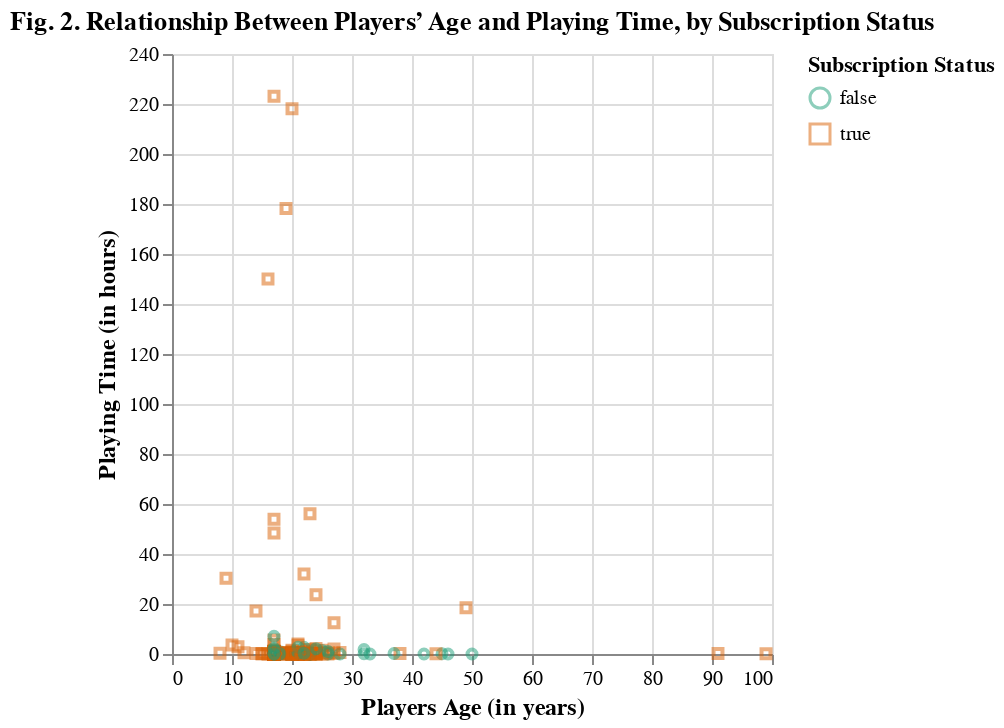

This figure's notebook cell:
### Markdown cell above
The visualization shows the relationship between players’ age (in years) and their playing time (in hours). The majority of players have fewer than 20 hours of playtime and are between approximately 15 to 30 years old. There are also a few outliers, with some players having logged over 150–220 hours of playtime.

Next, let's colour the data points based on newsletter subscription to see whether any noticeable patterns emerge between age, playing time, and subscription status.

### Code cell
players_plot_classified = alt.Chart(players_tidy, title="Fig. 2. Relationship Between Players’ Age and Playing Time, by Subscription Status").mark_point(size=20, opacity = 0.5).encode(
    x = alt.X('age')
    .title('Players Age (in years)'),
    y = alt.Y('played_hours')
    .title('Playing Time (in hours)'),
    color=alt.Color("subscribe")
    .legend(orient="right")
    .title("Subscription Status")
    .scale(scheme="dark2"),
    shape="subscribe"
).configure_axis(titleFontSize=12)
players_plot_classified

### Figure 1 — Vega specification as saved in the notebook (floating-point values rounded to 4 significant figures; data arrays with more than 128 entries replaced by an {"elided": "..."} marker saying what was removed)
{"$schema": "https://vega.github.io/schema/vega/v5.json", "data": [{"name": "source_0", "values": {"elided": "196 records"}}, {"name": "source_0_x_domain_age", "values": [{"min": 8, "max": 99}]}, {"name": "source_0_y_domain_played_hours", "values": [{"min": 0.0, "max": 223.1}]}, {"name": "source_0_color_domain_subscribe", "values": [{"subscribe": true}, {"subscribe": false}]}, {"name": "source_0_shape_domain_subscribe", "values": [{"subscribe": true}, {"subscribe": false}]}], "marks": [{"type": "symbol", "name": "marks", "from": {"data": "source_0"}, "encode": {"update": {"size": {"value": 20}, "x": {"field": "age", "scale": "x"}, "fill": {"value": "transparent"}, "opacity": {"value": 0.5}, "y": {"field": "played_hours", "scale": "y"}, "stroke": {"field": "subscribe", "scale": "color"}, "shape": {"field": "subscribe", "scale": "shape"}}}, "style": ["point"]}], "scales": [{"name": "x", "type": "linear", "domain": [{"signal": "(data(\"source_0_x_domain_age\")[0] || {}).min"}, {"signal": "(data(\"source_0_x_domain_age\")[0] || {}).max"}], "range": [0, {"signal": "width"}], "nice": true, "zero": true}, {"name": "y", "type": "linear", "domain": [{"signal": "(data(\"source_0_y_domain_played_hours\")[0] || {}).min"}, {"signal": "(data(\"source_0_y_domain_played_hours\")[0] || {}).max"}], "range": [{"signal": "height"}, 0], "nice": true, "zero": true}, {"name": "color", "type": "ordinal", "domain": {"data": "source_0_color_domain_subscribe", "field": "subscribe", "sort": true}, "range": {"scheme": "dark2"}}, {"name": "shape", "type": "ordinal", "domain": {"data": "source_0_shape_domain_subscribe", "field": "subscribe", "sort": true}, "range": "symbol"}], "axes": [{"scale": "x", "orient": "bottom", "grid": true, "labels": false, "aria": false, "gridScale": "y", "tickCount": {"signal": "ceil(width/40)"}, "maxExtent": 0, "minExtent": 0, "ticks": false, "zindex": 0, "domain": false}, {"scale": "y", "orient": "left", "aria": false, "zindex": 0, "labels": false, "gridScale": "x", "grid": true, "tickCount": {"signal": "ceil(height/40)"}, "maxExtent": 0, "minExtent": 0, "domain": false, "ticks": false}, {"scale": "x", "grid": false, "labelOverlap": true, "orient": "bottom", "zindex": 0, "tickCount": {"signal": "ceil(width/40)"}, "title": "Players Age (in years)", "labelFlush": true}, {"scale": "y", "grid": false, "title": "Playing Time (in hours)", "orient": "left", "tickCount": {"signal": "ceil(height/40)"}, "zindex": 0, "labelOverlap": true}], "title": {"text": "Fig. 2. Relationship Between Players’ Age and Playing Time, by Subscription Status", "frame": "group"}, "legends": [{"orient": "right", "title": "Subscription Status", "stroke": "color", "symbolType": "circle", "encode": {"symbols": {"update": {"fill": {"value": "transparent"}, "opacity": {"value": 0.5}}}}, "shape": "shape"}], "config": {"axis": {"titleFontSize": 12}}, "height": 300, "padding": 5, "background": "white", "width": 300, "style": "cell"}
